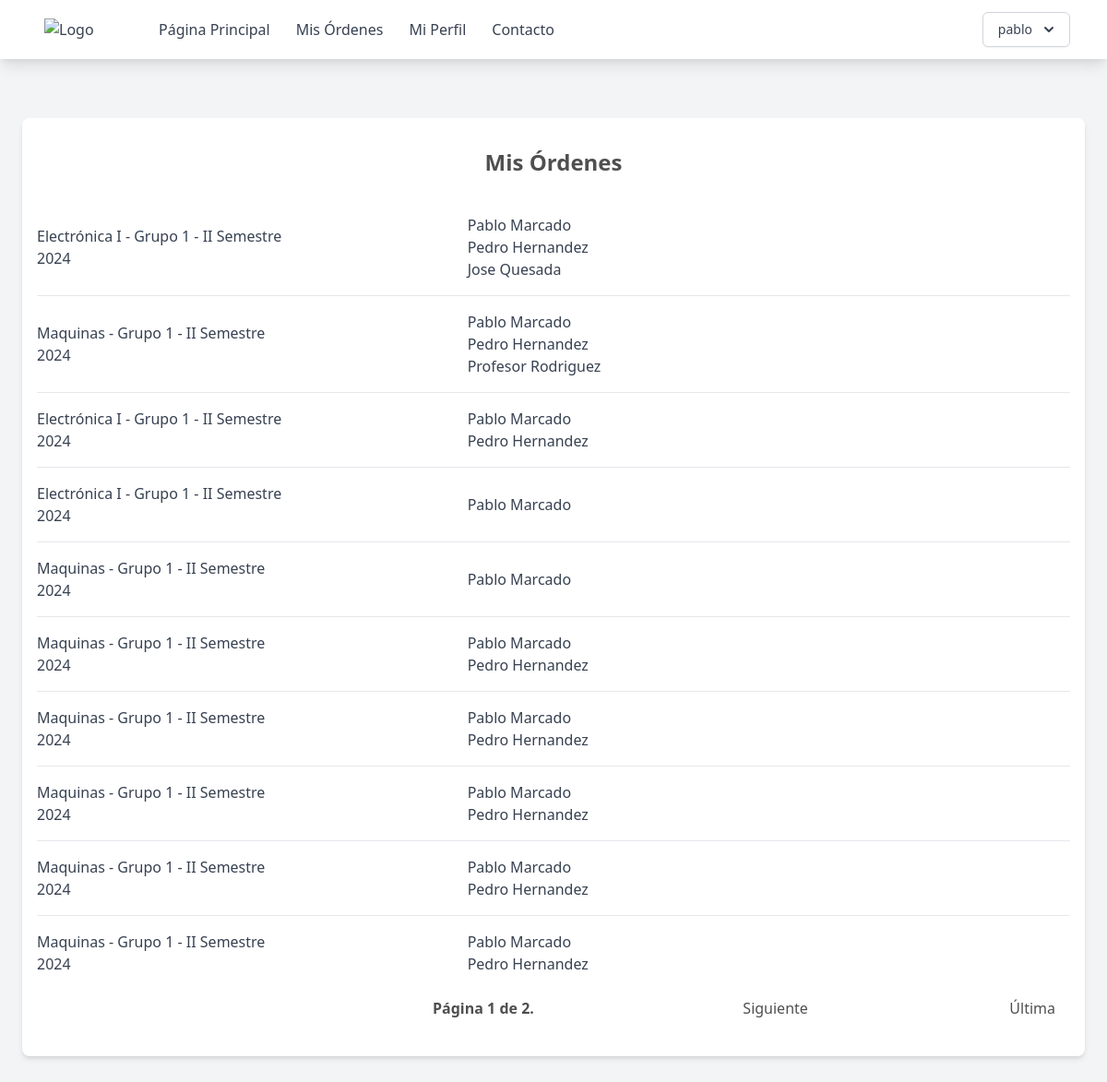
Before: /mis-ordenes (signed in) with the older database file.
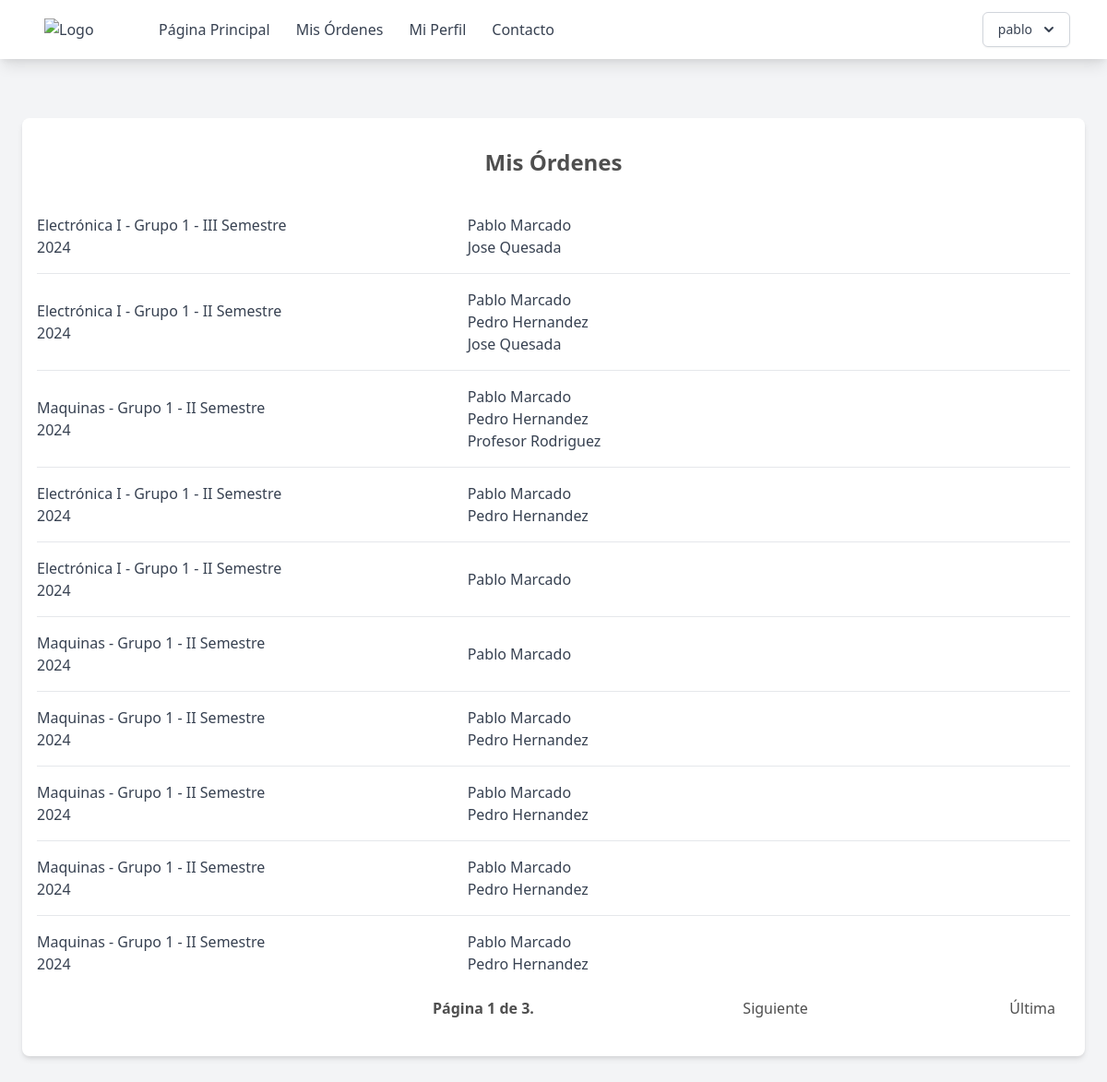
After: the same page with the newer database file.
### supply_room/models.py (models this page shows, shortened)
class Users(AbstractUser):
    name = models.CharField(max_length=200)
    email = models.EmailField(unique=True)
    role = models.CharField(max_length=200, choices=ROLE_CHOICES, default="student")
    student_id = models.CharField(max_length=200, null=True, blank=True)
    username = models.CharField(max_length=50, null=True)
    groups = models.ManyToManyField(
        "ClassGroups", related_name="group_student", blank=True
    )
    orders = models.ManyToManyField("Order", related_name="order_student", blank=True)
    objects = CustomUserManager()
    USERNAME_FIELD = "email"
    REQUIRED_FIELDS = ["name", "role"]

class Order(models.Model):
    group = models.ForeignKey(
        ClassGroups,
        related_name="order_group",
        on_delete=models.CASCADE,
        verbose_name="Grupo",
    )
    student = models.ManyToManyField(
        Users,
        related_name="Order_student",
        through=Users.orders.through,  # allow to sync up using the same many-many table
        blank=True,
        verbose_name="Estudiantes",
    )

class ClassGroups(models.Model):
    number = models.PositiveIntegerField(verbose_name="Numero de Curso:")
    year = models.PositiveIntegerField(verbose_name="Año", default=2024)
    term = models.CharField(
        max_length=3, choices=TERM_CHOICES, default="I", verbose_name="Semestre"
    )
    professor = models.ForeignKey(
        Users,
        related_name="group_professor",
        on_delete=models.PROTECT,
        verbose_name="Profesor",
    )
    class_id = models.ForeignKey(Class, on_delete=models.PROTECT, verbose_name="Clase")
    student = models.ManyToManyField(
        Users,
        related_name="group_student",
        through=Users.groups.through,  # allow to sync up using the same many-many table
        blank=True,
        verbose_name="Estudiantes",
    )
    @property
    def semester(self):
        return f"{self.term} Semestre {str(self.year)}"

class Class(models.Model):
    name = models.CharField(max_length=200)
    code = models.CharField(max_length=200)

### supply_room/views.py (the view)
class OrderList(TeacherOrStudentRoleCheck, View):
    def get(self, request, *args, **kwargs):
        querySet = request.user.orders.order_by("-group__year", "-group__term")
        if self.request.user.role == "teacher":
            querySet = Order.objects.filter(
                group__professor=self.request.user, student=None
            ).order_by("-group__year", "-group__term")
        paginator = Paginator(querySet, 10)
        page = request.GET.get("page")
        page_obj = paginator.get_page(page)
        return render(
            request,
            "page/mis-ordenes.html",
            {"page_obj": page_obj},
        )

### supply_room/utils.py (called while the page is built)
    def test_func(self):
        return (
            self.request.user.role == "teacher" or self.request.user.role == "student"
        )

### templates/page/mis-ordenes.html (shortened to what this page needs)
{% extends "base.html" %} {% block content %}
<div class="max-w-6xl mx-auto px-4 py-8 bg-white rounded-lg shadow-md mt-16">
    <h2 class="text-2xl font-bold mb-6 text-center">Mis Órdenes</h2>
    <ul class="divide-y divide-gray-200">
        {% for object in page_obj %}
        <li class="py-4">
            <a href="{% url 'orden' object.pk %}" class="flex justify-between items-center  ">
                <div  class="text-gray-700 w-1/4">{{ object.group.class_id.name }} - Grupo {{ object.group.number }} - {{ object.group.semester }} </div>
                <ul class=" w-1/4">
                    {% for member in object.student.all %}
                    <li  class="text-gray-700">{{ member.name }}</li>
                    {% endfor %}
                </ul>
            </a>
        </li>
        {% empty %}
        <li class="py-4 text-center text-gray-500">No objects yet.</li>
        {% endfor %}
    </ul>
    <div class="pagination ">
    <div class="step-links flex w-full justify-between items-center p-2">
        <span class="current font-bold mx-4">
            Página {{ page_obj.number }} de {{ page_obj.paginator.num_pages }}.
        </span>
        {% if page_obj.has_next %}
        <a href="?page={{ page_obj.next_page_number }}" class="mx-2">Siguiente</a>
        <a href="?page={{ page_obj.paginator.num_pages }}" class="mx-2">Última</a>
        {% else %}
        <div></div>
        <div></div>
        {% endif %}
    </div>
</div>
</div>
{% endblock %}

### templates/base.html (shortened to what this page needs)
{% load static %}
<!DOCTYPE html>
<html lang="en">
  <head>
    <link href="{% static 'output.css' %}" rel="stylesheet" />
    <link href="https://cdn.jsdelivr.net/npm/tailwindcss@2.2.19/dist/tailwind.min.css" rel="stylesheet">
  </head>
  <body class="bg-gray-100 h-full min-h-screen">
    <nav class="bg-white shadow-lg">
      <div class="max-w-6xl mx-auto px-4">
        <div class="flex justify-between">
          <div class="flex space-x-4">
            <div>
              <a href="{% url 'home' %}" class="flex items-center py-5 px-2 text-gray-700">
                <img src="https://eie.ucr.ac.cr/static/img/logos/EIE_v.png" alt="Logo" class="w-20 mr-2">
              </a>
            </div>
            <div class="hidden md:flex items-center space-x-1">
              <a href="{% url 'home' %}" class="py-5 px-3 text-gray-700 hover:text-gray-900">Página Principal</a>
              {% if user.role == 'student' or user.role == 'teacher' %}
              <a href="{% url 'mis-ordenes' %}" class="py-5 px-3 text-gray-700 hover:text-gray-900">Mis Órdenes</a>
              {% endif %}
              <a href="{% url 'perfil' %}" class="py-5 px-3 text-gray-700 hover:text-gray-900">Mi Perfil</a>
              <a href="{% url 'contacto' %}" class="py-5 px-3 text-gray-700 hover:text-gray-900">Contacto</a>
            </div>
          </div>
          {% if user.is_authenticated %}
          <div class="hidden md:flex items-center space-x-1">
            <div class="relative inline-block text-left">
              <div>
                <button type="button" class="inline-flex justify-center w-full rounded-md border border-gray-300 shadow-sm px-4 py-2 bg-white text-sm font-medium text-gray-700 hover:bg-gray-50 focus:outline-none" id="menu-button" aria-expanded="true" aria-haspopup="true">
                  {{ user.username }}
                  <svg class="-mr-1 ml-2 h-5 w-5" xmlns="http://www.w3.org/2000/svg" viewBox="0 0 20 20" fill="currentColor" aria-hidden="true">
                    <path fill-rule="evenodd" d="M5.293 7.293a1 1 0 011.414 0L10 10.586l3.293-3.293a1 1 0 111.414 1.414l-4 4a1 1 0 01-1.414 0l-4-4a1 1 0 010-1.414z" clip-rule="evenodd" />
                  </svg>
                </button>
              </div>
            </div>
          </div>
          {% endif %}
        </div>
      </div>
    </nav>
    {% if user.is_authenticated %}
    <div class="pb-12 ">{% block content %} {% endblock %}</div>
    {% else %}
    <p>You are not logged in</p>
    <a href="{% url 'login' %}">Log In</a>
    {% endif %}
  </body>
</html>

Changed rows visible on the page:
no longer on this page (row unchanged): Order: group.class_id.name "Maquinas", group.number "1", group.semester "II Semestre 2024", Users (name "Pablo Marcado"), Users (name "Pedro Hernandez")
added Order: group.class_id.name "Electrónica I", group.number "1", group.semester "III Semestre 2024", Users (name "Pablo Marcado"), Users (name "Jose Quesada")
Other visible differences:
{{ page_obj.paginator.num_pages }}: "2" → "3"
